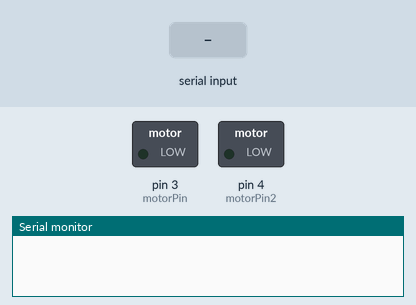
A sketch run on a simulated Arduino Uno, built with avr-gcc and run on an emulated ATmega328P. Parts: switched loads named in the sketch (green lamp = pin HIGH), the last lines printed to the serial monitor. Inputs (shaded band) come from the test bench.

Above: at 1.2 s.
1.3 s: "30,150\n" received over Serial
At 2.4 s:
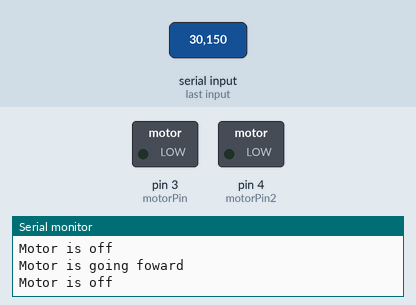
2.8 s: "2\n" received over Serial
At 3.4 s:
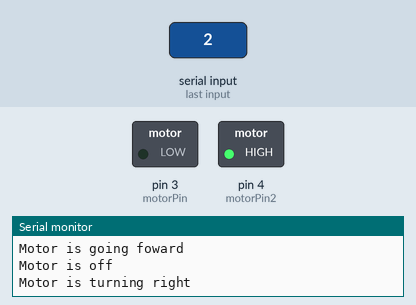
4.3 s: "1\n" received over Serial
At 5.5 s:
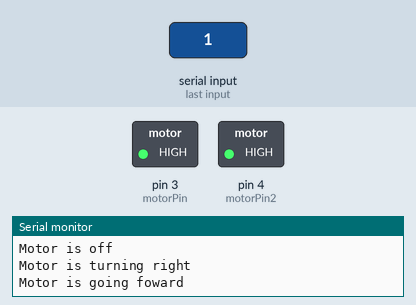
5.8 s: "90,45\n" received over Serial
At 6.5 s:
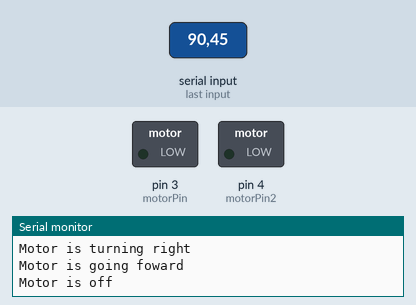
7.3 s: "3\n" received over Serial
At 8.0 s:
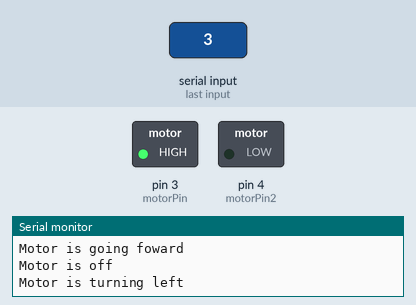
Timing chart, 0 to 9.8 s (numbered marks = the images above; inputs shaded):
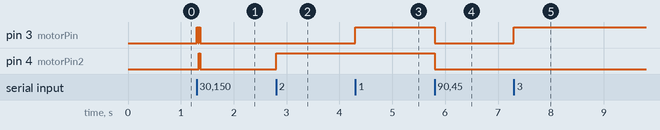

Measured:
- after the input at 1.3 s, pin 3 (motorPin): alternates HIGH for 0.02 s and LOW for 0.01 s, 4 changes in all, then stays LOW, starting at once; pin 4 (motorPin2): LOW → HIGH at once, → LOW 0.02 s later
- after the input at 2.8 s, pin 4 (motorPin2): LOW → HIGH at once
- after the input at 4.3 s, pin 3 (motorPin): LOW → HIGH at once
- after the input at 5.8 s, pin 3 (motorPin), pin 4 (motorPin2): HIGH → LOW at once
- after the input at 7.3 s, pin 3 (motorPin): LOW → HIGH at once

The sketch:

Motor_Test_2.ino
```cpp
int motorPin = 3;
int motorPin2 = 4;

void setup() {
  // put your setup code here, to run once:
Serial.begin(9600);
pinMode (motorPin, OUTPUT);
pinMode (motorPin2, OUTPUT);
}

void loop() {
  // put your main code here, to run repeatedly:
  while (Serial.available() == 0);

int val = Serial.read() - '0';

if (val == 1) {
  Serial.println("Motor is going foward");
  digitalWrite (motorPin, HIGH);
  digitalWrite (motorPin2, HIGH);
}

else if (val == 0) {
  Serial.println("Motor is off");
  digitalWrite(motorPin, LOW);
  digitalWrite (motorPin2, LOW);
}

else if (val == 2) {
  Serial.println("Motor is turning right");
  digitalWrite(motorPin, LOW);
  digitalWrite (motorPin2, HIGH);
}

else if (val == 3) {
  Serial.println("Motor is turning left");
  digitalWrite(motorPin, HIGH);
  digitalWrite (motorPin2, LOW);
}

Serial.flush();
}
```
